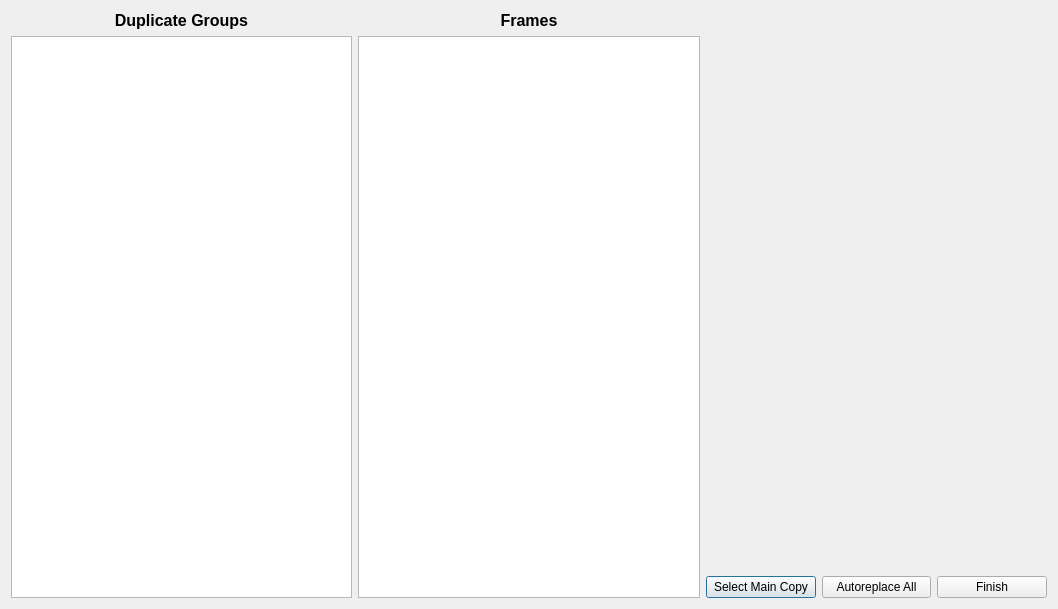
<?xml version="1.0" encoding="UTF-8"?>
<ui version="4.0">
 <class>Dialog</class>
 <widget class="QDialog" name="Dialog">
  <property name="geometry">
   <rect>
    <x>0</x>
    <y>0</y>
    <width>1058</width>
    <height>609</height>
   </rect>
  </property>
  <property name="windowTitle">
   <string>Duplicate Sprite Manager</string>
  </property>
  <property name="windowIcon">
   <iconset resource="resources.qrc">
    <normaloff>:/main/SheoIcon.ico</normaloff>:/main/SheoIcon.ico</iconset>
  </property>
  <layout class="QHBoxLayout" name="horizontalLayout_2">
   <item>
    <layout class="QVBoxLayout" name="verticalLayout_2">
     <item>
      <widget class="QLabel" name="label">
       <property name="text">
        <string>&lt;html&gt;&lt;head/&gt;&lt;body&gt;&lt;p align=&quot;center&quot;&gt;&lt;span style=&quot; font-size:12pt; font-weight:600;&quot;&gt;Duplicate Groups&lt;/span&gt;&lt;/p&gt;&lt;/body&gt;&lt;/html&gt;</string>
       </property>
      </widget>
     </item>
     <item>
      <widget class="QListWidget" name="duplicatesWidget">
       <property name="minimumSize">
        <size>
         <width>151</width>
         <height>0</height>
        </size>
       </property>
      </widget>
     </item>
    </layout>
   </item>
   <item>
    <layout class="QVBoxLayout" name="verticalLayout_3">
     <item>
      <widget class="QLabel" name="label_2">
       <property name="text">
        <string>&lt;html&gt;&lt;head/&gt;&lt;body&gt;&lt;p align=&quot;center&quot;&gt;&lt;span style=&quot; font-size:12pt; font-weight:600;&quot;&gt;Frames&lt;/span&gt;&lt;/p&gt;&lt;/body&gt;&lt;/html&gt;</string>
       </property>
      </widget>
     </item>
     <item>
      <widget class="QListWidget" name="listWidget">
       <property name="minimumSize">
        <size>
         <width>151</width>
         <height>0</height>
        </size>
       </property>
      </widget>
     </item>
    </layout>
   </item>
   <item>
    <layout class="QVBoxLayout" name="verticalLayout">
     <item>
      <widget class="QLabel" name="preview">
       <property name="sizePolicy">
        <sizepolicy hsizetype="Expanding" vsizetype="Expanding">
         <horstretch>0</horstretch>
         <verstretch>0</verstretch>
        </sizepolicy>
       </property>
       <property name="text">
        <string/>
       </property>
      </widget>
     </item>
     <item>
      <layout class="QHBoxLayout" name="horizontalLayout">
       <item>
        <widget class="QPushButton" name="pushButton">
         <property name="text">
          <string>Select Main Copy</string>
         </property>
        </widget>
       </item>
       <item>
        <widget class="QPushButton" name="pushButton_2">
         <property name="text">
          <string>Autoreplace All</string>
         </property>
        </widget>
       </item>
       <item>
        <widget class="QPushButton" name="pushButton_3">
         <property name="text">
          <string>Finish</string>
         </property>
        </widget>
       </item>
      </layout>
     </item>
    </layout>
   </item>
  </layout>
 </widget>
 <resources>
  <include location="resources.qrc"/>
 </resources>
 <connections>
  <connection>
   <sender>pushButton</sender>
   <signal>clicked()</signal>
   <receiver>Dialog</receiver>
   <slot>selectMainCopy()</slot>
   <hints>
    <hint type="sourcelabel">
     <x>816</x>
     <y>597</y>
    </hint>
    <hint type="destinationlabel">
     <x>322</x>
     <y>451</y>
    </hint>
   </hints>
  </connection>
  <connection>
   <sender>pushButton_3</sender>
   <signal>clicked()</signal>
   <receiver>Dialog</receiver>
   <slot>accept()</slot>
   <hints>
    <hint type="sourcelabel">
     <x>1046</x>
     <y>597</y>
    </hint>
    <hint type="destinationlabel">
     <x>546</x>
     <y>452</y>
    </hint>
   </hints>
  </connection>
  <connection>
   <sender>listWidget</sender>
   <signal>currentItemChanged(QListWidgetItem*,QListWidgetItem*)</signal>
   <receiver>Dialog</receiver>
   <slot>updatePreview()</slot>
   <hints>
    <hint type="sourcelabel">
     <x>539</x>
     <y>214</y>
    </hint>
    <hint type="destinationlabel">
     <x>295</x>
     <y>326</y>
    </hint>
   </hints>
  </connection>
  <connection>
   <sender>duplicatesWidget</sender>
   <signal>currentItemChanged(QListWidgetItem*,QListWidgetItem*)</signal>
   <receiver>Dialog</receiver>
   <slot>updateFrames()</slot>
   <hints>
    <hint type="sourcelabel">
     <x>55</x>
     <y>67</y>
    </hint>
    <hint type="destinationlabel">
     <x>4</x>
     <y>92</y>
    </hint>
   </hints>
  </connection>
  <connection>
   <sender>pushButton_2</sender>
   <signal>clicked()</signal>
   <receiver>Dialog</receiver>
   <slot>autoreplaceAll()</slot>
   <hints>
    <hint type="sourcelabel">
     <x>896</x>
     <y>592</y>
    </hint>
    <hint type="destinationlabel">
     <x>889</x>
     <y>604</y>
    </hint>
   </hints>
  </connection>
 </connections>
 <slots>
  <slot>selectMainCopy()</slot>
  <slot>updatePreview()</slot>
  <slot>updateFrames()</slot>
  <slot>autoreplaceAll()</slot>
 </slots>
</ui>
